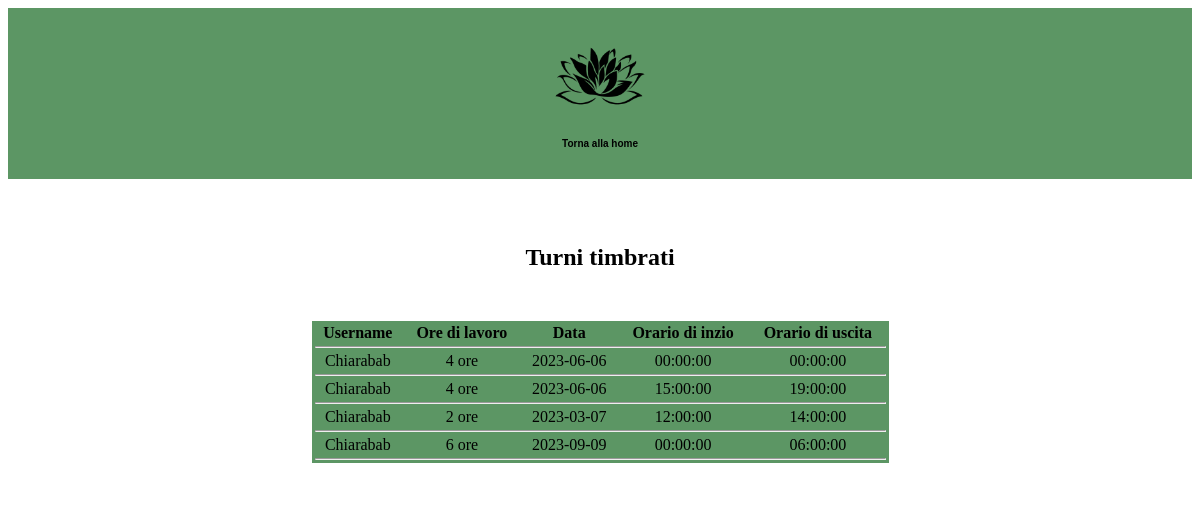
Before: /file/dipendente/turni_timbrati.php (signed in) with the older database file.
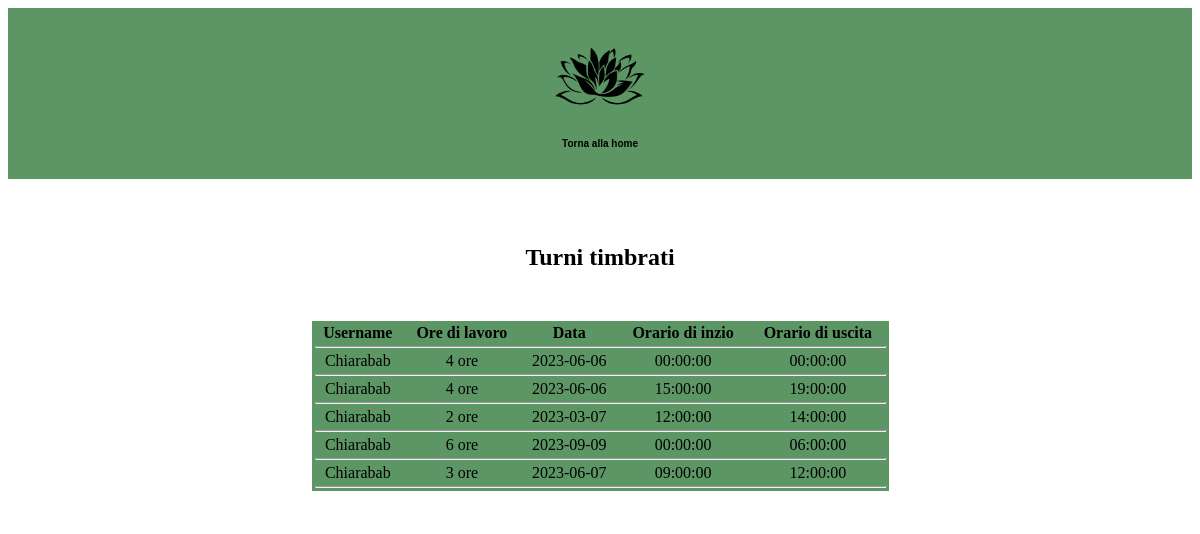
After: the same page with the newer database file.
### tables this page shows
CREATE TABLE IF NOT EXISTS `timbra` (
  `username` char(50) DEFAULT NULL,
  `data` date DEFAULT NULL,
  `ore_lavoro` tinyint(4) DEFAULT NULL,
  `ora_inizio` time DEFAULT NULL,
  `ora_fine` time DEFAULT NULL
);

### file/dipendente/turni_timbrati.php (the view, shortened to what this page needs)
<?php
    require("../../database/dati_connessione_db.php");
?>
<!DOCTYPE html>
<html lang="en">
<head>
    <link rel="stylesheet" href="../../style.css">
</head>
<body style="background-color: white">
    <nav>
        <div class="tornahome">
            <a href="../home_dipendenti.php"><img src="../../img/home/sfondo.png" alt=""></a>
            <p>Torna alla home</p>
        </div>
    </nav>
    <main style="background-color: white">
        <h2 style="color: black; margin: 0; padding-top: 50px; padding-bottom: 50px">Turni timbrati</h2>
        <?php
            $conn = new mysqli($db_servername, $db_username, $db_password, $db_name);
            $username = $_SESSION["username"];
            $myquery = "SELECT * FROM timbra WHERE username = '$username'";
            $ris = $conn->query($myquery) or die("<p>Query fallita!</p>");
            if ($ris->num_rows > 0) {
                echo "<table class='tabaccesso'>";
                echo "<tr><th>Username</th><th>Ore di lavoro</th><th>Data</th><th>Orario di inzio</th><th>Orario di uscita</th></tr>";
                echo "<tr><td colspan='5'><hr style='margin: 0px'></td></tr>";
                while ($row = $ris->fetch_assoc()) {
                    $ore_lavoro = $row["ore_lavoro"];
                    $data = $row["data"];
                    $ora_inizio = $row["ora_inizio"];
                    $ora_fine = $row["ora_fine"];
                    echo "<tr style='text-align: center'>";
                    echo "<td>" . $username . "</td>";
                    echo "<td>" . $ore_lavoro . " ore</td>";
                    echo "<td>" . $data . "</td>";
                    echo "<td>" . $ora_inizio . "</td>";
                    echo "<td>" . $ora_fine . "</td>";
                    echo "</tr>";
                    echo "<tr><td colspan='5'><hr style='margin: 0px'></td></tr>";
                }
                echo "</table>";
            } else {
                echo "<p style='width: 100%; text-align: center'>Nessun turno trovato per questo account.</p>";
            }
        ?>
    </main>
</body>
</html>

### style.css (style rules this page uses)
* { box-sizing: border-box; }
body { background-color:#000; }
a { text-decoration: none; color:#ffffff; }
p { font-family: 'Ubuntu', sans-serif; }
h2 { text-align: center; margin-top: 25%; color: white; font-family:"Papyrus"; }
nav { display: flex; height: 15%; padding: 10px; background-color: #5c9664; }
.tornahome { float: right; width: 10%; height: 100%; padding: 10px; margin: 0 auto; text-align: center; }
.tornahome img { height: 8%; width: 100%; object-fit: cover; }
.tornahome p { font-size: 10px; color: black; font-weight: bold; }
main { height: 70%; background-color: black; padding: 15px; }
.tabaccesso { background-color: #5c9664; margin: auto; height: 60%; width: 50%; }
.tabaccesso th { margin-top: 0px; }

Changed rows visible on the page:
added timbra: ore_lavoro "3", data "2023-06-07", ora_inizio "09:00:00", ora_fine "12:00:00"
